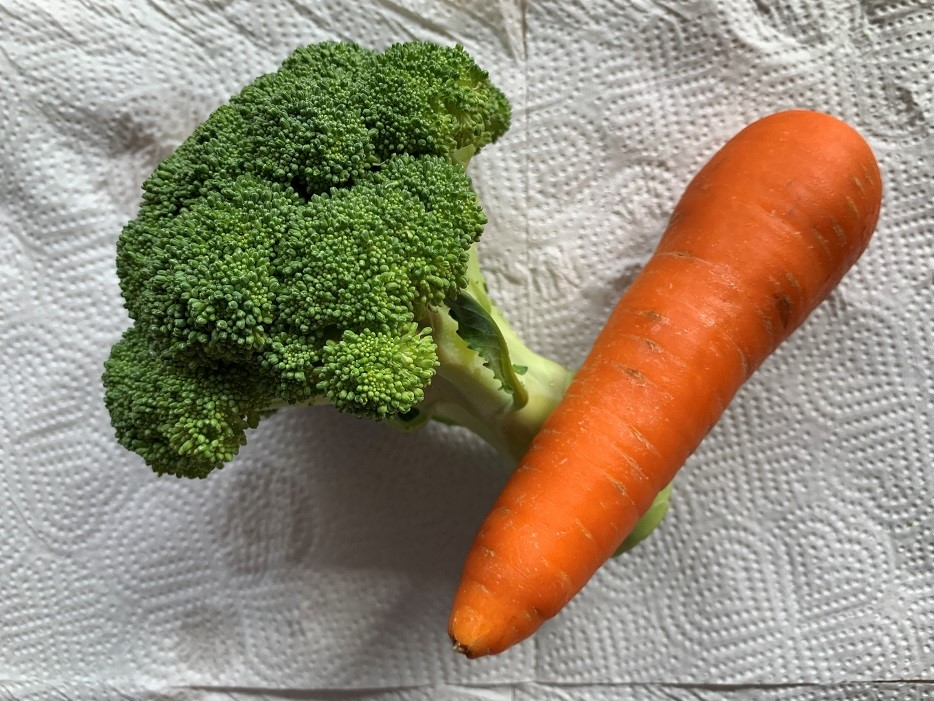
#> input picture client/test.jpg, 934 x 701 px
$ python -i yolov5_utils.py   (imports and definitions only)
#> lines starting #> are read from the running program, lines starting #| are printed output that depends on the picture
#!/usr/bin/env python

# MIT License
#
# Copyright (c) 2022 MACNICA-CLAVIS-NV
#
# Permission is hereby granted, free of charge, to any person obtaining a copy
# of this software and associated documentation files (the "Software"), to deal
# in the Software without restriction, including without limitation the rights
# to use, copy, modify, merge, publish, distribute, sublicense, and/or sell
# copies of the Software, and to permit persons to whom the Software is
# furnished to do so, subject to the following conditions:
#
# The above copyright notice and this permission notice shall be included in all
# copies or substantial portions of the Software.
#
# THE SOFTWARE IS PROVIDED "AS IS", WITHOUT WARRANTY OF ANY KIND, EXPRESS OR
# IMPLIED, INCLUDING BUT NOT LIMITED TO THE WARRANTIES OF MERCHANTABILITY,
# FITNESS FOR A PARTICULAR PURPOSE AND NONINFRINGEMENT. IN NO EVENT SHALL THE
# AUTHORS OR COPYRIGHT HOLDERS BE LIABLE FOR ANY CLAIM, DAMAGES OR OTHER
# LIABILITY, WHETHER IN AN ACTION OF CONTRACT, TORT OR OTHERWISE, ARISING FROM,
# OUT OF OR IN CONNECTION WITH THE SOFTWARE OR THE USE OR OTHER DEALINGS IN THE
# SOFTWARE.

import numpy as np
import cv2
from PIL import Image
from typing import Tuple, Optional, List, cast
from logging import getLogger

logger = getLogger(__name__)

INPUT_WIDTH: int = 640
INPUT_HEIGHT: int = 384
NUM_CLASSES: int = 80

# [4 lines left out: function _pil2cv, not called in this run]

def _reorder_cv_image(src_image: np.ndarray) -> np.ndarray:
    assert src_image.ndim == 3
    assert src_image.shape[2] == 3 or src_image.shape[2] == 4
    dst_image: np.ndarray = src_image.copy()
    if dst_image.shape[2] == 3:
        dst_image = cv2.cvtColor(dst_image, cv2.COLOR_BGR2RGB)
    else:
        dst_image = cv2.cvtColor(dst_image, cv2.COLOR_BGRA2RGB)
    return dst_image

# [60 lines left out: functions _resize_input_image, _preprocess_images, _preprocess_images_uint8, not called in this run]

def preprocess_cv_images(images: List[np.ndarray]) -> np.ndarray:
    cv_images: List[np.ndarray] = [_reorder_cv_image(img) for img in images]
    return _preprocess_images(cv_images)

def preprocess_pil_images(images: List[Image.Image]) -> np.ndarray:
    cv_images: List[np.ndarray] = [_pil2cv(img) for img in images]
    return _preprocess_images(cv_images)

def preprocess_cv_images2(images: List[np.ndarray]) -> np.ndarray:
    cv_images: List[np.ndarray] = [_reorder_cv_image(img) for img in images]
    return _preprocess_images_uint8(cv_images)

def preprocess_pil_images2(images: List[Image.Image]) -> np.ndarray:
    cv_images: List[np.ndarray] = [_pil2cv(img) for img in images]
    return _preprocess_images_uint8(cv_images)


# [75 lines left out: functions _xywh2xyxy, _narrow_down_candidates, _non_max_suppression, not called in this run]

def _clip_coords(boxes, shape):
    boxes[:, [0, 2]] = boxes[:, [0, 2]].clip(0, shape[1])  # x1, x2
    boxes[:, [1, 3]] = boxes[:, [1, 3]].clip(0, shape[0])  # y1, y2

# [25 lines left out: functions _scale_coords, postprocess, not called in this run]

>>> import cv2
>>> picture = cv2.imread('test.jpg', cv2.IMREAD_GRAYSCALE)
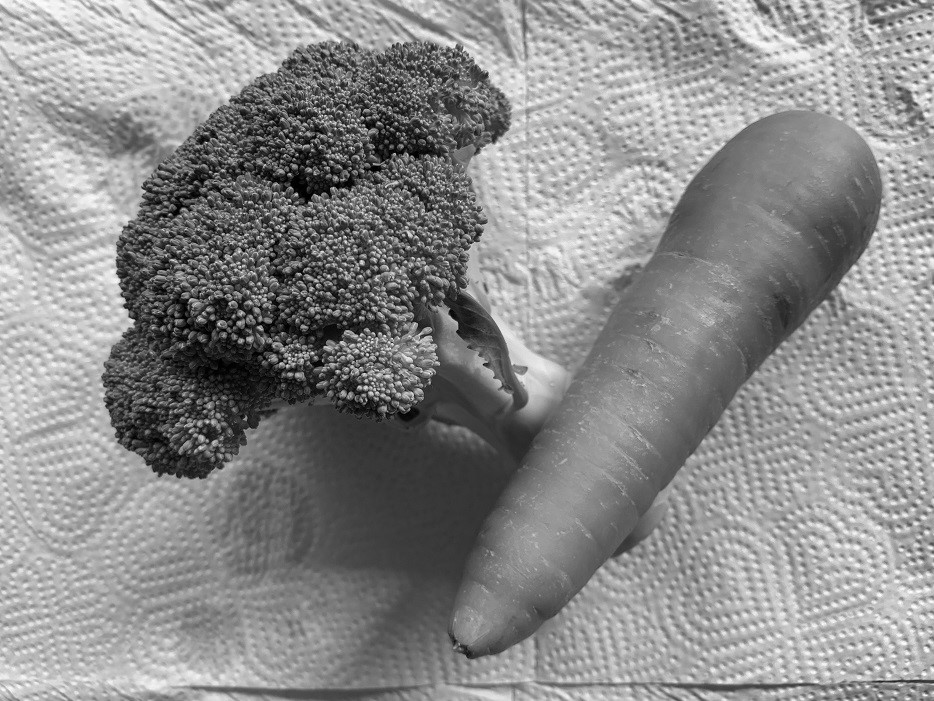
#> picture: shape (701, 934); min 0, max 255, mean 139.9
#> (the run stopped early here; a loop or call above may not have finished)
